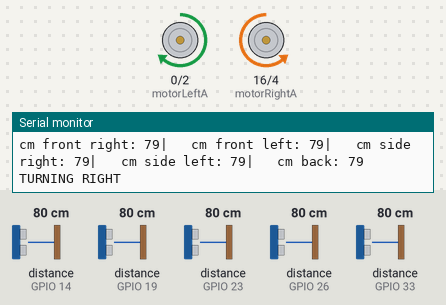
Recording of a program running on a simulated ESP32. On the bench: motor-driver pin pairs drawn as motors (green arrow = first pin HIGH = forward, orange = second pin HIGH = backward, longer = more drive, scaled by the enable pin), the last lines printed to the serial monitor. Wiring (inferred from the names in the program): 5 × ultrasonic range finder: trigger GPIO 12, echo GPIO 14 / trigger GPIO 18, echo GPIO 19 / trigger GPIO 22, echo GPIO 23 / trigger GPIO 25, echo GPIO 33 / trigger GPIO 27, echo GPIO 26. The test bench sets the inputs (shaded band); at power-on: distance to the obstacle (sensors on GPIO 14, GPIO 26, GPIO 19, GPIO 23, GPIO 33) 80 cm. The echo pulse lasts 58.3 µs per cm; random numbers use the default seed unless the program sets one.

Above: at 9.9 s.
10.0 s: distance to the obstacle (sensor on GPIO 14) set to 96 cm
At 14.4 s:
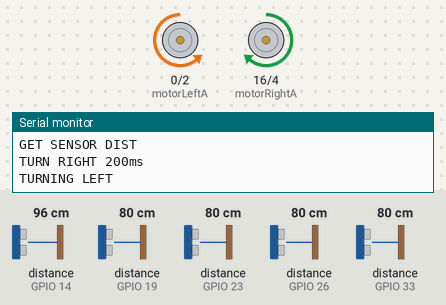
14.6 s: distance to the obstacle (sensor on GPIO 14) set to 104 cm
At 15.7 s:
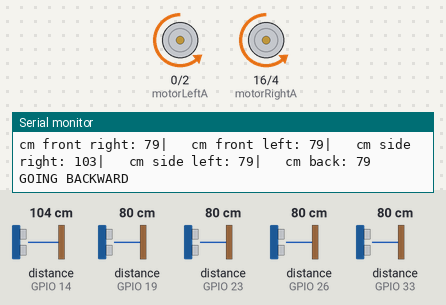
16.7 s: distance to the obstacle (sensor on GPIO 14) set to 64 cm
20.2 s: distance to the obstacle (sensor on GPIO 14) set to 55 cm
23.9 s: distance to the obstacle (sensor on GPIO 26) set to 2 cm
Timing chart, 0 to 31.6 s (numbered marks = the images above; inputs shaded):
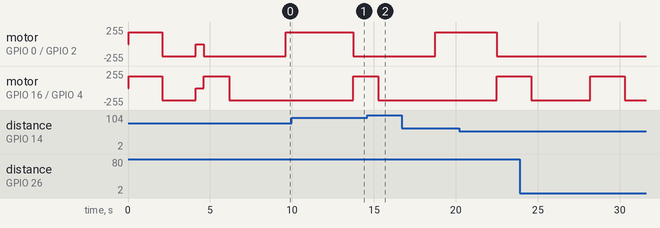

Measured:
- the behaviour switches between 101 and 102 cm on distance to the obstacle (sensor on GPIO 14) (found by bisection; images 1 and 2)

The program:

main.cpp
```cpp
#include "main.h"


int rand_no = 0;
int sensor_checker_status;
int counter = 0;

const int spin_dist = 100;

int i=0; //counter
int p=0; //counter 2

// // Setting PWM properties
// const int freq = 30000;
// const int pwmChannel = 0;
// const int resolution = 8;
// int dutyCycle = 100;

int sensor_checker(int wait_time);
void getSensorDistances();
void obsctacleAvoidance();

void setup() {
  Serial.begin(9600);

  /*Inits*/
  Serial.println("INITS");
  initMotors();
  Serial.println("Motors are initialised.");
  initDistance();
  Serial.println("Sensors are initialised.");
  //randomSeed(analogRead(36));
  Serial.println("Random is initialised.");

  // // configure LED PWM functionalitites
  // ledcSetup(pwmChannel, freq, resolution);

  // // attach the channel to the GPIO to be controlled
  // ledcAttachPin(motorLeftPWM, pwmChannel);
  //  // attach the channel to the GPIO to be controlled
  // ledcAttachPin(motorRightPWM, pwmChannel);


  #if _DEBUGMODE
    moveMotors(GO_FORWARD);
    delay(2000);
    moveMotors(GO_BACKWARD);
    delay(2000);
    moveMotors(STOP_ALL);
  #endif

  randomSeed(analogRead(36));
}

void loop()
{

  getSensorDistances();
  rand_no=random(0, 100);

  // //change duty cycle
  // ledcWrite(pwmChannel, dutyCycle);


  //TODO - if back,side,front sensors trigger at the same instance stop

  Serial.println("OB_Avoidance");
  obsctacleAvoidance();


  Serial.println("Entered i<1");
  //random spins
  if (((distance_front_right && distance_front_left && distance_side_right && distance_side_left && distance_back) >= spin_dist ) && i<1) //spin_dist 80
  {
  getSensorDistances();
   rand_no=random(0, 100);

    if (rand_no <=24 ){
    Serial.println(" LEFT FOR i<=1");
    moveMotors(TURN_LEFT);
    delay(2000); //2400
    }else if(rand_no >= 25 && rand_no <= 49){
      Serial.println(" RIGHT FOR i<=1");
    moveMotors(TURN_RIGHT);
    delay(2000); //2400
    }else if (rand_no >=50){
      i++;
    }
  }

  i++;
  Serial.println("ADDED i++");
  if (i >= 20){
    Serial.println("i is reset to 0");
    i =0;
  }
  motorMovement(STOP_ALL);
  delay(50);

//------------------------------------------------------------------------------------------------
//  //if inbetween these 51-81cm then move backward
//   else if(distance_front_right >=51 || distance_front_left >= 51 && p<4)
//     {
//       for (p; p>5; p++)
//         {
//           moveMotors(GO_BACKWARD);
//           delay(100);
//         }

//     p++;

//     Serial.print("p= ");
//     Serial.println(p);
//     }

//   getSensorDistances();
//
//       delay(140);
//       }
//       //TODO TURN_RIGHT
//       //only be able to turn if the condition that an obstacle is not in the way
//       if(distance_side_right >= 5if(p>=4)
//   {
//     Serial.println("Activated P");
//       getSensorDistances();
//       if((distance_front_right && distance_front_left )<= 90) //&& back is free
//       {
//       moveMotors(GO_BACKWARD);0)
//       {
//       moveMotors(TURN_RIGHT);F.
//       delay(500);
//       }

//       else if(distance_side_right<= 49)
//       {
//         moveMotors(STOP_ALL);
//         delay(200);
//       }
//       p = 0;
//   }

//   while (distance_front_right >=30 && distance_front_right  <=50 )
//   {
//     getSensorDistances();
//     //TODO TURN_RIGHT
//     //only be able to turn if the condition that an obstacle is not in the way
//     moveMotors(TURN_LEFT);
//     delay(200);
//   }

//    while (distance_front_left >=30 && distance_front_left<=50)
//   {
//     getSensorDistances();
//     //TODO TURN_RIGHT
//     //only be able to turn if the condition that an obstacle is not in the way
//     moveMotors(TURN_RIGHT);
//     delay(200);
//   }

// // limit condition for when it gets stuck on the wall
//    if ((distance_front_left<=30 && i<4 )|| (distance_front_right<=30 && i<4))
//   {
//     Serial.println("Special Condition ACTIVATED");
//     for(i ; i>5; i++){
//     getSensorDistances();
//     moveMotors(GO_BACKWARD);
//     delay(200);
//     }

//     i++;
//     Serial.print("i= ");
//     Serial.println(i);

//     //TODO
//     //the second
//   }

//    if (i>=4 /*&& back is clear by 200cm+*/)
//     {
//       moveMotors(GO_BACKWARD);
//       delay(2200);
//       //TODO TURN_RIGHT
//       //only be able to turn if the condition that an obstacle is not in the way
//       moveMotors(TURN_LEFT);
//       delay(4000);

//       Serial.println("\n i= ");
//       Serial.print(i);
//       i=0;
//     }

}

void getSensorDistances();

void obsctacleAvoidance(){

  //TODO - if back,side,front sensors trigger at the same instance stop

  //side_correction
  if (distance_side_right <= 70 ) //make 100 for outside
  {
    moveMotors(TURN_LEFT);
    delay(200);
   // moveMotors(STOP_ALL);
  }
  else if(distance_side_left <= 70) //make 100 for outside
  {
    moveMotors(TURN_RIGHT);
    delay(200);
   // moveMotors(STOP_ALL);
  }

  //front loop condition
  while (distance_front_right >=151 && distance_front_left >= 151)
    {
      getSensorDistances();
      Serial.print("Front WHILE LOOP");
      moveMotors(GO_FORWARD);
      delay(150);
    //  moveMotors(STOP_ALL);
    }
    getSensorDistances();
    if(distance_back >= 150 && (distance_front_right <=150 || distance_front_left <=150))             //TODO- also add distance front left
    {
      //edited

      Serial.println("GET SENSOR DIST");
      getSensorDistances();
      Serial.println("'WHILE IF STATEMENT'- BACK 3580ms");
      if((distance_back >= 80 || (distance_front_right || distance_front_left) <= 250 ))
      moveMotors(GO_BACKWARD);

      delay(3580);

      //edited
      // moveMotors(STOP_ALL);
      getSensorDistances();
      Serial.println("GET SENSOR DIST");
      if (distance_side_right <= 100)
      {
      Serial.println("TURN RIGHT 500ms");
        moveMotors(TURN_LEFT);
        delay(2700);
      }else if(distance_side_left <= 100){
        Serial.println("TURN LEFT 500ms");
        moveMotors(TURN_RIGHT);
        delay(2700);
      }

      p++;
      Serial.print("p= ");
      Serial.println(p);

    }

    else if ((distance_back >= 79 && distance_back <= 149)){
     Serial.println("Between 79cm - 149cm");
     getSensorDistances();
     while(distance_back >= 80 && (distance_front_right || distance_front_left) <= 250 ){
      getSensorDistances();
      Serial.println("WHILE_BACK- LINE 254");
      moveMotors(GO_BACKWARD);
      delay(250);
     }
      getSensorDistances();
      Serial.println("GET SENSOR DIST");
      if (distance_side_right <= 100)
      {
      Serial.println("TURN RIGHT 200ms");
        moveMotors(TURN_LEFT);
        delay(1400);
      }else if(distance_side_left <= 100){
        Serial.println("TURN LEFT 200ms");
        moveMotors(TURN_RIGHT);
        delay(1400);
      }
    }

    getSensorDistances();
    if( (p >= 3) && (distance_back >= 181) ) //&& back is free
      Serial.println("p>=3 and back distance is less than 81cm");
      {
      moveMotors(GO_BACKWARD);
      delay(3350);

      getSensorDistances();
      if(distance_side_right >= 60)
      {
      moveMotors(TURN_RIGHT);
      delay(3550);
      }else if(distance_side_left >=60){
      moveMotors(TURN_LEFT);
      delay(3500);
      }

      p = 0;
      }
}

void getSensorDistances() {
  distance_front_right = getDistance(sensorFrontRightTrig, sensorFrontRightEcho);
  distance_front_left = getDistance(sensorFrontLeftTrig, sensorFrontLeftEcho);
  distance_side_right = getDistance(sensorSideRightTrig, sensorSideRightEcho);
  distance_side_left = getDistance(sensorSideLeftTrig, sensorSideLeftEcho);
  distance_back = getDistance(sensorBackTrig, sensorBackEcho);

  #if _DEBUGMODE
    Serial.print("cm front right: ");
    Serial.print(distance_front_right);
    Serial.print("|   cm front left: ");
    Serial.print(distance_front_left);
    Serial.print("|   cm side right: ");
    Serial.print(distance_side_right);
    Serial.print("|   cm side left: ");
    Serial.print(distance_side_left);
    Serial.print("|   cm back: ");
    Serial.println(distance_back);

  #endif

}
```

distance.cpp
```cpp
#include <esp_now.h>
#include <WiFi.h>
#include "distance.h"

#define SOUND_SPEED 0.034
#define CM_TO_INCH 0.393701

long duration = 0;
float distance_cm = 0;

void initDistance() {
    pinMode(sensorFrontLeftEcho, INPUT);
    pinMode(sensorFrontLeftTrig, OUTPUT);
    pinMode(sensorFrontRightEcho, INPUT);
    pinMode(sensorFrontRightTrig, OUTPUT);
    pinMode(sensorSideLeftEcho, INPUT);
    pinMode(sensorSideLeftTrig, OUTPUT);
    pinMode(sensorSideRightEcho, INPUT);
    pinMode(sensorSideRightTrig, OUTPUT);
    pinMode(sensorBackEcho, INPUT);
    pinMode(sensorBackTrig, OUTPUT);
}


int getDistance(int distanceSensorTrig, int distanceSensorEcho) {
    digitalWrite(distanceSensorTrig, LOW);
    delayMicroseconds(2);
    digitalWrite(distanceSensorTrig, HIGH);
    delayMicroseconds(10);
    digitalWrite(distanceSensorTrig, LOW);
    duration = pulseIn(distanceSensorEcho, HIGH);
    distance_cm = (duration*SOUND_SPEED)/2;
    return distance_cm;
}
```

distance.h
```cpp
#ifndef distance
#define distance

/*Pin Defines*/
#define sensorFrontLeftEcho 23
#define sensorFrontLeftTrig 22 //orange,grey
#define sensorFrontRightEcho 33
#define sensorFrontRightTrig 25

#define sensorSideLeftEcho 26
#define sensorSideLeftTrig 27
#define sensorSideRightEcho 14 //14 norm-  21 blue
#define sensorSideRightTrig 12 //12 norm-   5 blue


#define sensorBackEcho 19  //
#define sensorBackTrig 18 //

#define CRICITAL_DISTANCE 10

void initDistance();
int getDistance(int distanceSensorTrig, int distanceSensorEcho);

#endif
```

main.h
```cpp
#ifndef main
#define main

#include <esp_now.h>
#include <WiFi.h>
#include <esp_wifi.h>
#include "motor.h"
#include  "distance.h"

/*User Defines*/
#define _VERSION "0.1"
#define _MACADDRESS "84:CC:A8:7A:CF:E4"
#define _DEBUGMODE 1

/*Wi-Fi Message*/
typedef struct struct_message {
    char id; // must be unique for each sender board
    int data1;
    int data2;
} struct_message;

/*Broadcast Addresses*/
uint8_t broadcastAddress_blue[] = {0xEC, 0x62, 0x60, 0x94, 0xBB, 0xB4}; //Blue (Master, this device)
uint8_t broadcastAddress_yellow[] = {0x84, 0xCC, 0xA8, 0x7A, 0xCF, 0x88}; //Yellow
uint8_t broadcastAddress_green[] = {0x84, 0xCC, 0xA8, 0x7A, 0xCF, 0xE4}; //Green
uint8_t broadcastAddress_purple[] = {0x84, 0xCC, 0xA8, 0x7A, 0x60, 0x00}; //Purple
uint8_t broadcastAddress_red[] = {0xEC, 0x62, 0x60, 0x83, 0xC3, 0xA8}; //Red

/*Wi-Fi SSID and Password*/
const char* ssid     = "Whimsical-Blue";
const char* password = "123456789";

/*ESPNow receive data structure*/
typedef struct struct_message_espnow {
  int id;
  int isActive;
  unsigned int data;
} struct_message_espnow;

enum sensorChecker{NO_OBSTACLES, SIDE_SENSOR_ALARM, FRONT_SENSOR_ALARM};

volatile long echo_start = 0;                         // Records start of echo pulse
volatile long echo_end = 0;                           // Records end of echo pulse
volatile long echo_duration = 0;                      // Duration - difference between end and start
volatile int trigger_time_count = 0;                  // Count down counter to trigger pulse time

int distance_front_left, distance_front_right, distance_side_left, distance_side_right, distance_back, front_sensors;

#endif
```

motor.cpp
```cpp
#include <esp_now.h>
#include <WiFi.h>
#include "motor.h"

void initMotors() {
  /*Sets the pins as outputs*/
  pinMode(motorLeftPWM, OUTPUT);
  pinMode(motorLeftA, OUTPUT);
  pinMode(motorLeftB, OUTPUT);
  pinMode(motorRightPWM, OUTPUT);
  pinMode(motorRightA, OUTPUT);
  pinMode(motorRightB, OUTPUT);

   analogWrite(motorLeftPWM, 180);
   analogWrite(motorRightPWM, 180); //motors are too fast
  //potentialy use motor stop instead of delay
}

void wSD (int wheelSpinDirection){
  switch (wheelSpinDirection)
  {
  case SPIN_R_FORWARD:
      digitalWrite(motorRightA, HIGH);
      digitalWrite(motorRightB, LOW);
    break;
  case SPIN_L_FORWARD:
      digitalWrite(motorLeftA, HIGH);
      digitalWrite(motorLeftB, LOW);
    break;
    case SPIN_R_BACK:
      digitalWrite(motorRightA, LOW);
      digitalWrite(motorRightB, HIGH);
    break;
    case SPIN_L_BACK:
      digitalWrite(motorLeftA, LOW);
      digitalWrite(motorLeftB, HIGH);
    break;
      case STOP_L:
      digitalWrite(motorLeftA, LOW);
      digitalWrite(motorLeftB, LOW);
    break;
      case STOP_R:
      digitalWrite(motorRightA, LOW);
      digitalWrite(motorRightB, LOW);
    break;
  default:
    break;
  }
}

void moveMotors(int motorMovement) {
  switch (motorMovement) {
    //4 basic controls
    case GO_FORWARD:
      Serial.println("GOING FORWARD");
      wSD(SPIN_R_FORWARD);
      wSD(SPIN_L_FORWARD);
      delay(50);
      break;
    case GO_BACKWARD:
      Serial.println("GOING BACKWARD");
      wSD(SPIN_R_BACK);
      wSD(SPIN_L_BACK);
      delay(50);
      break;
    case TURN_LEFT:
      Serial.println("TURNING LEFT");
      wSD(SPIN_R_FORWARD);
      wSD(SPIN_L_BACK);
      delay(50);
      break;
    case TURN_RIGHT:
      Serial.println("TURNING RIGHT");
      wSD(SPIN_R_BACK);
      wSD(SPIN_L_FORWARD);
      delay(50);
      break;
      /*-------------------------------*/
      //Adjusted Controls
    case ROTATE_ON_LEFT_FWD:
      Serial.println("FORWARD ROTATION LWO");//LEFT WHEEL ONLY
      wSD(STOP_R);
      wSD(SPIN_L_FORWARD);
      delay(50);
      break;
    case ROTATE_ON_RIGHT_FWD:
      Serial.println("FORWARD ROTATION RWO");//RIGHT WHEEL ONLY
      wSD(STOP_L);
      wSD(SPIN_R_FORWARD);
      delay(50);
      break;
    case ROTATE_ON_LEFT_BWD:
      Serial.println("BACKWARD ROTATION LWO");//LEFT WHEEL ONLY
      wSD(STOP_R);
      wSD(SPIN_L_BACK);
      delay(50);
      break;
    case ROTATE_ON_RIGHT_BWD:
      Serial.println("BACKWARD ROTATION RWO");//RIGHT WHEEL ONLY
      wSD(STOP_L);
      wSD(SPIN_R_BACK);
      delay(50);
      break;
    case STOP_ALL:
      Serial.println("ALL MOTORS STOPPED");
      wSD(STOP_L);
      wSD(STOP_R);
      delay(50);
      break;
    default:
      break;
  }
}


/*TESTER CODE*/
  // moveMotors(TURN_LEFT);
  // delay(8000);
  // moveMotors(TURN_RIGHT);
  // delay(8000);
  // moveMotors(GO_FORWARD);
  // delay(10000);
  // moveMotors(GO_BACKWARD);
  // delay(10000);
```

motor.h
```cpp
#ifndef motor
#define motor

/*Motor Status*/
enum motorMovement
{
    GO_FORWARD,
    GO_BACKWARD,
    TURN_LEFT,   //Full Spin
    TURN_RIGHT,  //Full Spin
    ROTATE_ON_LEFT_FWD, //Spins only a single wheel
    ROTATE_ON_LEFT_BWD, //Spins only a single wheel
    ROTATE_ON_RIGHT_FWD, //Spins only a single wheel
    ROTATE_ON_RIGHT_BWD, //Spins only a single wheel
    STOP_ALL
};

/*Directions that the wheels spin in using dWrite*/
enum wheelSpinDirection
{
    SPIN_R_FORWARD,
    SPIN_R_BACK,
    SPIN_L_FORWARD,
    SPIN_L_BACK,
    STOP_L,
    STOP_R,

};

/*Pin Defines*/
#define motorLeftPWM 15
#define motorLeftA 0
#define motorLeftB 2
#define motorRightPWM 17
#define motorRightA 16
#define motorRightB 4

/*Motor Defines*/
#define MOTOR_DELAY 1000 //Microseconds

/*Motor Functions*/
void initMotors();
void moveMotors(int motorMovement);
void wSD(int wheelSpinDirection);

#endif
```
